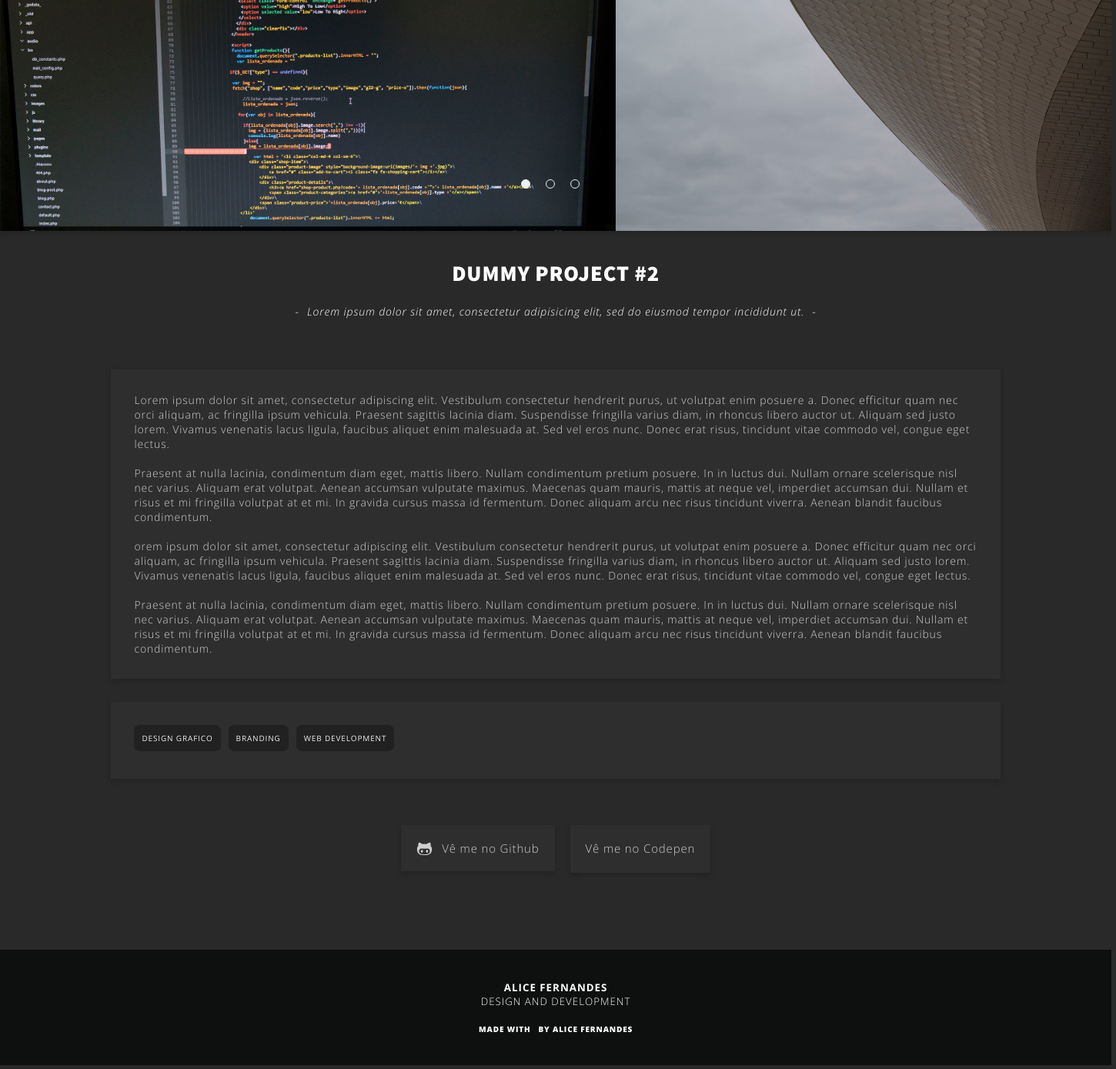
/projeto/dummy-project2, run on the app's committed database.
### tables this page shows
CREATE TABLE IF NOT EXISTS `media` (
  `id_media` int(10) NOT NULL AUTO_INCREMENT,
  `projeto_uri` varchar(100) NOT NULL,
  `tipo` varchar(100) NOT NULL,
  `src` varchar(700) NOT NULL,
  `ext` varchar(50) NOT NULL,
  `cover` tinyint(1) DEFAULT NULL,
  `title` varchar(1000) NOT NULL,
  PRIMARY KEY (`id_media`)
);

CREATE TABLE IF NOT EXISTS `projetos` (
  `id_projeto` int(11) NOT NULL AUTO_INCREMENT,
  `nome` varchar(200) NOT NULL,
  `descricao` text NOT NULL,
  `tags` varchar(500) NOT NULL,
  `summary-line` varchar(500) NOT NULL,
  `likes` int(10) NOT NULL,
  `views` int(10) NOT NULL,
  `share` int(10) NOT NULL,
  `uri` varchar(100) NOT NULL,
  `external-urls` tinyint(1) DEFAULT NULL,
  PRIMARY KEY (`id_projeto`)
);

### templates/project-template.php (the view, shortened to what this page needs)
<!DOCTYPE html>
<html class="project-page">
  <head><?php require_once('./includes/_header.php') ?></head>
  <body>
    <?php
    $conn = new mysqli(DB_HOST, DB_USER, DB_PASSWORD, DB_NAME);
    $projeto = $urlStrings[2];
    $tabela = 'projetos';
    $query = "SELECT * FROM $tabela WHERE uri='$projeto'";
    $result = $conn->query($query);
    $row = $result->fetch_assoc();
    ?>
    <div class="site-container"><?php require_once('./includes/_sidebar.php') ?>
      <div class="main-content">
        <div class="ui-component slideshow slideshow-medium panel-shadow">
          <div class="slide-container">
            <?php
             $queryParaSlides = "SELECT * FROM media WHERE projeto_uri='".$row['uri']."'";
             $resultadoDosSlides = $conn->query($queryParaSlides);
             $slideHTML = '';
             $slideControllerHTML = '';
             $dataSlide = 1;
             foreach($resultadoDosSlides as $mediaSource){
               $slideHTML .="<div class=\"slide\" style=\"background-image:url(http://".$host . "/" ."media/".$mediaSource['src']."@1900.jpg)\" data-slide=\"".$dataSlide."\"> </div>";
               $slideControllerHTML.= "<li class=\"slider-control\" data-slide=\"".$dataSlide."\"></li>";
               $dataSlide+=1;
             }
             echo($slideHTML);
              ?>
          </div>
          <div class="ui-component slide-controller">
            <ul>
              <?php  echo($slideControllerHTML);?>
            </ul>
          </div>
        </div>
        <div class="panel-container">
          <div class="panel panel-noshadow panel-fullwidth align-center panel-title panel-nobackground">
            <h3><?php echo($row['nome']) ?></h3>
            <p><i><?php echo($row['summary-line']) ?></i></p>
          </div>
          <div class="panel">
            <?php echo($row['descricao']) ?></div>
          <div class="panel">
            <?php
            $tags = explode(",", $row['tags']);
            $tagsHTML = "";
            foreach($tags as $tag){
              $tagsHTML.="<a class=\"tag\" href=\"/portfolio/".str_replace(" ", "", $tag)."\">
              <p>".str_replace("-", " ", $tag)."</p>
             </a>";
            }
            echo($tagsHTML);
             ?>
          </div>
          <div class="panel panel-noshadow panel-nobackground align-center">
            <?php
                $externalURlsHTML = '';
            if($row['external-urls']){
            $projetoURI = $row['uri'];
            $queryURL = "SELECT `github`, `codepen` FROM `external-urls` WHERE `projeto_uri`='$projetoURI'";
            $resultForUrl = $conn->query($queryURL);
            while($row = $resultForUrl->fetch_assoc()){
              $icon = '';
              foreach($row as $key=>$value){
                if($value){
                if($key != 'github'){
                  $icon = 'icon-network';
                }else{
                  $icon = 'social-'.$key;
                }
                $externalURlsHTML.="<a id=\"btn1\" class=\"ui-compoment btn btn-simple align-center\" href='$value' id=\"animation\">
                  <div class=\"button-circle-animation\"></div><i class=\"$icon\">
                  </i>Vê me no ".ucfirst($key)."</a>";
              }
              }
            }
            }
            echo($externalURlsHTML);
          ?>
            </div>
        </div><?php require_once('./includes/_footer.php') ?>
      </div>
    </div>
  </body>
</html>

### css/ui.css (style rules this page uses)
* { font-family:"Open Sans";margin:0px;padding:0px }
a { text-decoration:none;color:inherit }
body { margin:0px;padding:0px;width:112%;width:120%;overflow:hidden;background-color:#292929 }
h1,h2,h3,h4,p { margin:0px;padding:0px }
li,ul { list-style-type:none;padding:0px }
.site-container { position:relative;left:-12%;transition:left 0.5s }
.main-content { display:inline-block;width:83%;position:relative;height:100vh;overflow-y:auto;overflow-x:hidden }
.slideshow { position:relative }
.slideshow-medium { height:300px;width:100vw;overflow:hidden }
.slideshow-medium .slide { background-size:cover;background-position:center }
.slide-container { height:inherit;position:relative;left:0;transition:left 0.5s;z-index:-1 }
.slide { width:33.33%;height:100%;display:block;float:left;background-position:center;background-size:cover;background-position:center }
.slide:first-child { background-color:red }
.slide:nth-child(2) { background-color:blue }
.slide-controller { position:absolute;bottom:50px;display:block;color:white;width:100%;text-align:center;background-color:transparent ul, li;background-color-display:inline }
.slide-controller li { width:10px;height:10px;display:inline-block;margin-right:20px;border:1px solid #ecf0f1;border-radius:100%;cursor:pointer;transition:background-color 0.5s }
.slide-controller li.active { background-color:#ecf0f1;transition:background-color 0.5s }
.panel-shadow { box-shadow:0px 3px 7px rgba(0, 0, 0, 0.18) }
.panel-container { width:80%;display:block;margin-left:10%;margin:auto;margin-bottom:70px }
.panel { min-height:100px;box-sizing:border-box;padding:30px;box-shadow:0px 3px 7px rgba(0, 0, 0, 0.18);margin-bottom:30px;background-color:#2e2e2e;color:#cfcfcf;font-weight:300;letter-spacing:0.85px;font-size:14px }
.panel p { padding-bottom:20px }
.panel .tag p { padding:0px }
.panel .tag { text-decoration:none;display:inline-block;background-color:#212121;color:#eeeeee;padding:10px;border-radius:7px;font-size:10px;text-transform:uppercase;font-weight:400;-moz-user-select:none;-ms-user-select:none;user-select:none;-webkit-user-select:none;cursor:pointer;margin-right:10px }
.panel-noshadow { box-shadow:none!important }
.align-center { text-align:center;margin:auto }
h3,h4,h5 { font-weight:800;text-transform:uppercase;font-family:"Source Sans Pro";letter-spacing:0.85px;font-size:28.55px }
.panel-title { padding-top:0px;padding-bottom:0px;margin-top:30px;color:white;margin-bottom:30px;line-height:50px }
.panel-title h6,.panel-title p { font-size:14px;font-weight:lighter }
.panel-title h6:after,.panel-title h6:before,.panel-title p:after,.panel-title p:before { display:inline-block;content:"-";margin:0px 10px 0px 10px }
.panel-nobackground { background-color:transparent }
.btn { position:relative;border:0px;display:inline-block;margin-left:10px;margin-right:10px;text-decoration:none;box-shadow:0px 3px 7px rgba(0, 0, 0, 0.18);line-height:60px;text-align:center;box-sizing:border-box;padding-left:20px;padding-right:20px;background-color:#2e2e2e;color:#cfcfcf;display:inline-block;font-size:15px;font-weight:100;cursor:pointer;transition:all 0.3s }
.btn i { vertical-align:middle;font-size:21px;vertical-align:sub }

### data on the page
media: src (picture)
media: src (picture)
projetos: nome "DUMMY PROJECT #2", value "Lorem ipsum dolor sit amet, consectetur adipisicing elit, sed do eiusmod tempor incididunt ut.", descricao "Lorem ipsum dolor sit amet, consectetur adipiscing elit. Vestibulum consectetur hendrerit purus, ut volutpat enim posuere a. Donec efficitur quam nec orci aliquam, ac fringilla ipsum vehicula. Praesent sagittis lacinia diam. Suspendisse fringilla varius diam, in rhoncus libero auctor ut. Aliquam sed justo lorem. Vivamus venenatis lacus ligula, faucibus aliquet enim malesuada at. Sed vel eros nunc. Donec erat risus, tincidunt vitae commodo vel, congue eget lectus. Praesent at nulla lacinia, condimentum diam eget, mattis libero. Nullam condimentum pretium posuere. In in luctus dui. Nullam ornare scelerisque nisl nec varius. Aliquam erat volutpat. Aenean accumsan vulputate maximus. Maecenas…", tags "DESIGN GRAFICO", tags "BRANDING", tags "WEB DEVELOPMENT"
external-urls: key "Github", key "Codepen"
